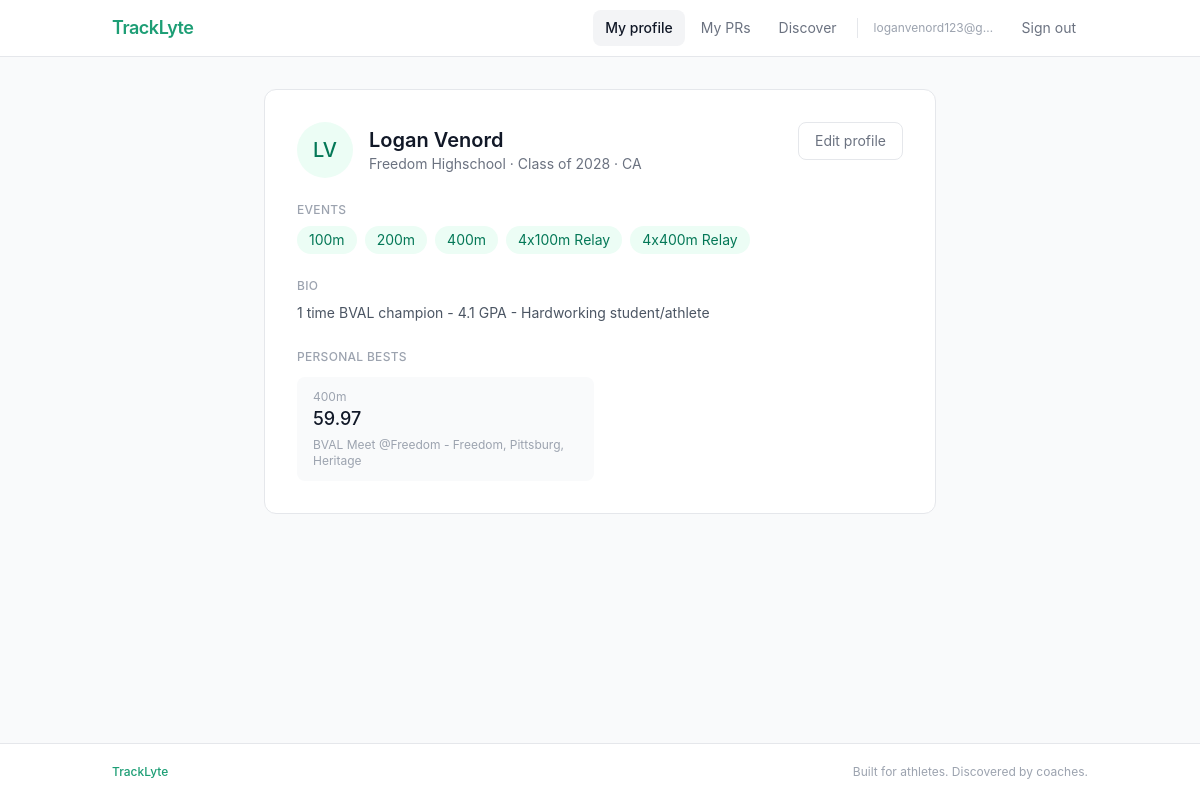
The app's page /profile (signed in) with its own data.
### app/models.py (models this page shows, shortened)
class User(UserMixin, db.Model):
    id = db.Column(db.Integer, primary_key=True)
    email = db.Column(db.String(120), unique=True, nullable=False)
    password_hash = db.Column(db.String(256), nullable=False)
    role = db.Column(db.String(20), nullable=False)  # 'athlete' or 'coach'
    created_at = db.Column(db.DateTime, default=datetime.utcnow)
    athlete_profile = db.relationship('AthleteProfile', backref='user', uselist=False)
    coach_profile = db.relationship('CoachProfile', backref='user', uselist=False)

class AthleteProfile(db.Model):
    id = db.Column(db.Integer, primary_key=True)
    user_id = db.Column(db.Integer, db.ForeignKey('user.id'), nullable=False)
    first_name = db.Column(db.String(50), nullable=False)
    last_name = db.Column(db.String(50), nullable=False)
    school = db.Column(db.String(100))
    grad_year = db.Column(db.Integer)
    state = db.Column(db.String(50))
    events = db.Column(db.String(200))  # e.g. "100m,200m,400m"
    bio = db.Column(db.Text)
    personal_bests = db.relationship('PersonalBest', backref='athlete', lazy='dynamic')

class PersonalBest(db.Model):
    id = db.Column(db.Integer, primary_key=True)
    athlete_id = db.Column(db.Integer, db.ForeignKey('athlete_profile.id'), nullable=False)
    event = db.Column(db.String(50), nullable=False)   # e.g. "100m", "400m", "High Jump"
    time_recorded = db.Column(db.String(20), nullable=False)  # e.g. "10.45" or "1:52.30"
    date_achieved = db.Column(db.Date)
    meet_name = db.Column(db.String(100))
    created_at = db.Column(db.DateTime, default=datetime.utcnow)

### app/profile.py (the view)
@profile_bp.route('/profile')
@login_required
def view():
    if current_user.role != 'athlete':
        return redirect(url_for('main.index'))
    if not current_user.athlete_profile:
        return redirect(url_for('profile.setup'))
    athlete = current_user.athlete_profile
    athlete_events = athlete.events.split(',') if athlete.events else []
    return render_template('profile/view.html', athlete=athlete, athlete_events=athlete_events)

### app/models.py (called while the page is built)
@login_manager.user_loader
def load_user(user_id):
    return User.query.get(int(user_id))

### app/templates/profile/view.html (shortened to what this page needs)
{% extends "base.html" %}
{% block content %}
<div class="max-w-2xl mx-auto">
    <div class="bg-white border border-gray-200 rounded-xl p-8">
        <div class="flex items-start justify-between mb-6">
            <div class="flex items-center gap-4">
                <div class="w-14 h-14 rounded-full bg-emerald-50 flex items-center justify-center text-emerald-700 font-medium text-xl">
                    {{ athlete.first_name[0] }}{{ athlete.last_name[0] }}
                </div>
                <div>
                    <h1 class="text-xl font-semibold">{{ athlete.first_name }} {{ athlete.last_name }}</h1>
                    <p class="text-sm text-gray-500">{{ athlete.school }} · Class of {{ athlete.grad_year }} · {{ athlete.state }}</p>
                </div>
            </div>
            <a href="/profile/edit"
                class="text-sm border border-gray-200 rounded-lg px-4 py-2 text-gray-500 hover:bg-gray-50">
                Edit profile
            </a>
        </div>
        {% if athlete_events %}
        <div class="mb-6">
            <p class="text-xs font-medium text-gray-400 uppercase tracking-wide mb-2">Events</p>
            <div class="flex flex-wrap gap-2">
                {% for event in athlete_events %}
                    <span class="bg-emerald-50 text-emerald-700 text-sm px-3 py-1 rounded-full">{{ event }}</span>
                {% endfor %}
            </div>
        </div>
        {% endif %}
        {% if athlete.bio %}
        <div class="mb-6">
            <p class="text-xs font-medium text-gray-400 uppercase tracking-wide mb-2">Bio</p>
            <p class="text-sm text-gray-600 leading-relaxed">{{ athlete.bio }}</p>
        </div>
        {% endif %}
        <div>
            <p class="text-xs font-medium text-gray-400 uppercase tracking-wide mb-3">Personal bests</p>
            {% if athlete.personal_bests.count() == 0 %}
                <p class="text-sm text-gray-400 italic">No PRs logged yet. <a href="/prs/add" class="text-emerald-600 hover:underline">Add your first PR →</a></p>
            {% else %}
                <div class="grid grid-cols-2 gap-3">
                {% for pr in athlete.personal_bests %}
                    <div class="bg-gray-50 rounded-lg px-4 py-3">
                        <p class="text-xs text-gray-400">{{ pr.event }}</p>
                        <p class="text-lg font-medium text-gray-900">{{ pr.time_recorded }}</p>
                        {% if pr.meet_name %}<p class="text-xs text-gray-400 mt-1">{{ pr.meet_name }}</p>{% endif %}
                    </div>
                {% endfor %}
                </div>
            {% endif %}
        </div>
    </div>
</div>
{% endblock %}

### app/templates/base.html (shortened to what this page needs)
<!DOCTYPE html>
<html lang="en">
<head>
    <script src="https://cdn.tailwindcss.com"></script>
</head>
<body class="bg-gray-50 min-h-screen flex flex-col text-gray-900">
    <nav class="bg-white border-b border-gray-200 sticky top-0 z-10">
        <div class="max-w-5xl mx-auto px-6 py-0 flex items-center justify-between h-14">
            <a href="/" class="text-lg font-semibold text-brand-400 tracking-tight">TrackLyte</a>
            <div class="flex items-center gap-1 text-sm">
                {% if current_user.is_authenticated %}
                    {% if current_user.role == 'athlete' %}
                        <a href="/profile"
                            class="px-3 py-2 rounded-lg text-gray-500 hover:text-gray-900 hover:bg-gray-100 transition-colors
                            {% if request.path == '/profile' %}bg-gray-100 text-gray-900 font-medium{% endif %}">
                            My profile
                        </a>
                        <a href="/prs"
                            class="px-3 py-2 rounded-lg text-gray-500 hover:text-gray-900 hover:bg-gray-100 transition-colors
                            {% if request.path.startswith('/prs') %}bg-gray-100 text-gray-900 font-medium{% endif %}">
                            My PRs
                        </a>
                    {% elif current_user.role == 'coach' %}
                        <a href="/coach/profile"
                            class="px-3 py-2 rounded-lg text-gray-500 hover:text-gray-900 hover:bg-gray-100 transition-colors
                            {% if request.path.startswith('/coach') %}bg-gray-100 text-gray-900 font-medium{% endif %}">
                            My profile
                        </a>
                    {% endif %}
                    <a href="/discover"
                        class="px-3 py-2 rounded-lg text-gray-500 hover:text-gray-900 hover:bg-gray-100 transition-colors
                        {% if request.path.startswith('/discover') or request.path.startswith('/athlete') %}bg-gray-100 text-gray-900 font-medium{% endif %}">
                        Discover
                    </a>
                    <span class="px-2 text-xs text-gray-400 max-w-[140px] truncate">{{ current_user.email }}</span>
                    <a href="/logout"
                        class="px-3 py-2 rounded-lg text-gray-500 hover:text-gray-900 hover:bg-gray-100 transition-colors">
                        Sign out
                    </a>
                {% endif %}
            </div>
        </div>
    </nav>
    <main class="flex-1 max-w-5xl w-full mx-auto px-6 py-8">
        {% block content %}{% endblock %}
    </main>
    <footer class="border-t border-gray-200 bg-white mt-auto">
        <div class="max-w-5xl mx-auto px-6 py-5 flex items-center justify-between text-xs text-gray-400">
            <span class="font-medium text-brand-400">TrackLyte</span>
            <span>Built for athletes. Discovered by coaches.</span>
        </div>
    </footer>
</body>
</html>

### app/templates/base.html (style rules this page uses)
body { font-family: -apple-system, BlinkMacSystemFont, 'Segoe UI', sans-serif; }

### records on screen
User: email "loganvenord123@g…"
AthleteProfile: first_name "L", last_name "V", first_name "Logan", last_name "Venord", school "Freedom Highschool", grad_year "2028", state "CA", bio "1 time BVAL champion - 4.1 GPA - Hardworking student/athlete"
PersonalBest: event "400m", time_recorded "59.97", meet_name "BVAL Meet @Freedom - Freedom, Pittsburg, Heritage"

### other values on screen
{{ event }} "100m" "200m" "400m" "4x100m Relay" "4x400m Relay"
